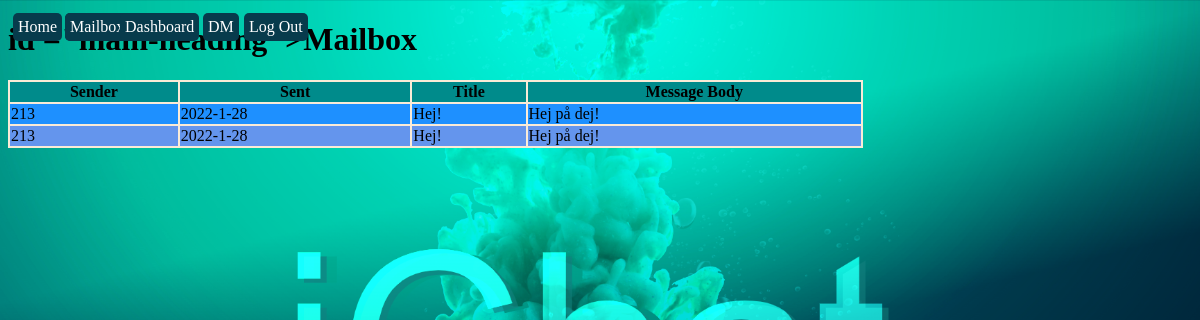
The page /mailbox (signed in) on the database its author committed.
### models.py (models this page shows, shortened)
class Message(db.Model):
    id = db.Column(db.Integer, primary_key=True, autoincrement=True)
    title = db.Column(db.String(250))
    body = db.Column(db.Text)
    sent_time = db.Column(db.DateTime, default=datetime.datetime.now())
    sender_id = db.Column(db.Integer, db.ForeignKey('user.id'), nullable=False)

class User(db.Model):
    id = db.Column(db.Integer, primary_key=True, autoincrement=True)
    name = db.Column(db.String(150))
    email = db.Column(db.String(150), unique=True)
    password = db.Column(db.String(100))
    admin = db.Column(db.BOOLEAN, default=False)
    online = db.Column(db.BOOLEAN, default=False)
    sent_messages = db.relationship('Message', backref='sender', lazy=True)
    recv_messages = db.relationship('Message', secondary=message_recv, lazy='subquery',
                                    backref=db.backref('receivers', lazy=True))

### blueprints/user/__init__.py (the view)
@bp_user.get("/mailbox")
def mailbox_get():
    messages = get_user_messages()
    return render_template("mailbox.html", messages=messages)

### controllers/message_controller.py (called while the page is built)
def get_user_messages():
    return current_user.recv_messages

### templates/mailbox.html (shortened to what this page needs)
{% extends 'base-template.html' %}
{% block content %}
    <h1> id ="main-heading">Mailbox</h1>
    <table>
        <tr>
            <th>Sender</th>
            <th>Sent</th>
            <th>Title</th>
            <th>Message Body</th>
        </tr>
    {% for message in messages %}
        <tr>
            <td>{{ message.sender.name }}</td>
            {%  if message.sent_time is not none %}
                <td>{{ message.sent_time.year }}-{{ message.sent_time.month }}-{{ message.sent_time.day }}</td>
            {% else %}
                <td>-</td>
            {% endif %}
            <td>{{ message.title }}</td>
            <td>{{ message.body }}</td>
        </tr>
    {% endfor %}
    </table>
{% endblock %}

### static/css/main.css (style rules this page uses)
.page { width: 95%; height: 90vh; background-image: url(img/background3.png); background-size: cover; background-position: center; }
table { width: 25%; background: antiquewhite; }
th { background: darkcyan; }
tr:nth-child(odd) { background: cornflowerblue; }
tr:nth-child(even) { background: dodgerblue; }
table { width: 75%; }

### rows shown on the page
Message: sender.name "213", sent_time.year "2022", sent_time.month "1", sent_time.day "28", title "Hej!", body "Hej på dej!"
Message: sender.name "213", sent_time.year "2022", sent_time.month "1", sent_time.day "28", title "Hej!", body "Hej på dej!"
